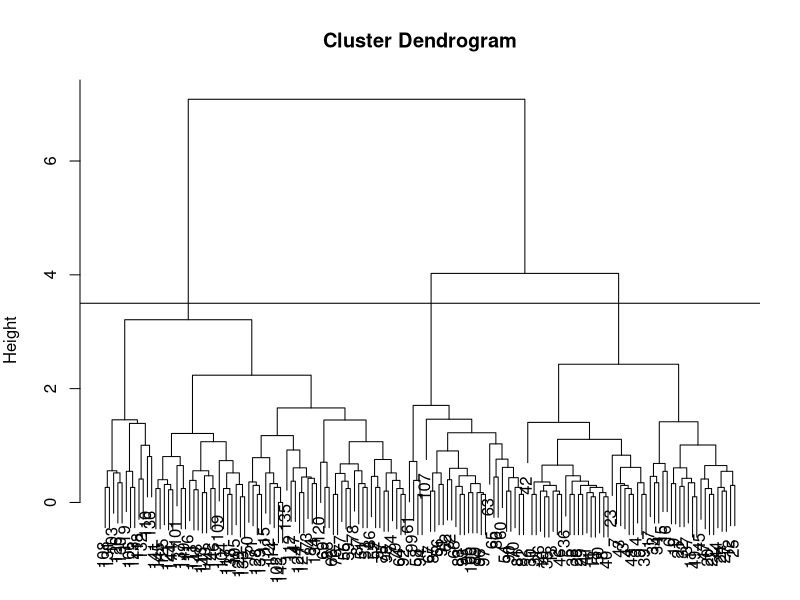

Here is the R script that generated this plot:
## ---- chunk 1
knitr::opts_chunk$set(echo = FALSE, warning = F, message = F, error = F)
## ---- chunk 2
clusters <- hclust(dist(iris[, 1:4]))
clusterCut <- cutree(clusters, k = 3)
knitr::kable(table(clusterCut, iris$Species))
## ---- chunk 3
par(mar=c(0, 4, 4, 2))
plot(clusters, xlab = NA, sub = NA)
abline(a = 3.5, b = 0)
